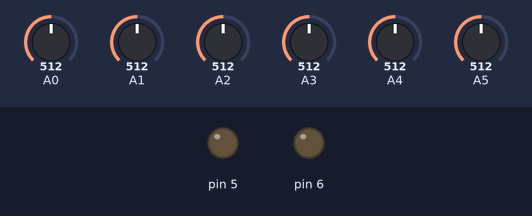
A sketch run on a simulated Arduino Uno, built for the host (arithmetic inside an expression is 32-bit, double 64-bit). On the bench: output pins drawn as LEDs (lit = HIGH). The test bench sets the inputs (shaded band); at power-on: A0 = 512, A3 = 512, A1 = 512, A2 = 512, A4 = 512, A5 = 512. What the sketch prints to the serial monitor is not drawn.

Above: at 0.1 s.
At 2.2 s:
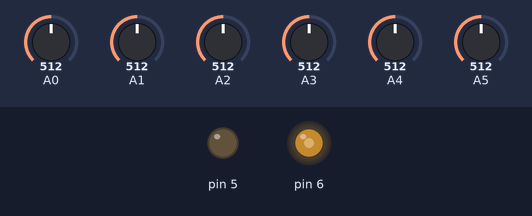
2.3 s: A0 set to 350
At 3.0 s:
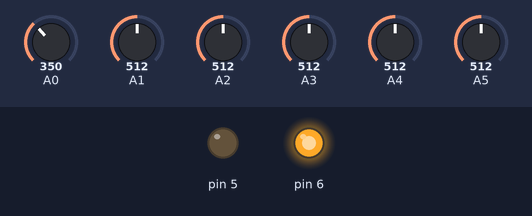
5.3 s: A3 set to 350
8.3 s: A0 set to 716
11.3 s: A3 set to 716
14.3 s: A3 set to 306
17.3 s: A0 set to 306
Timing chart, 0 to 67.8 s (numbered marks = the images above; inputs shaded):
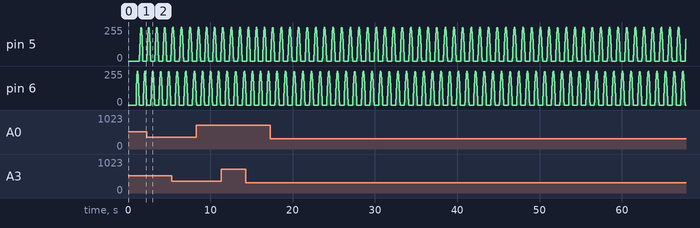

The sketch:

earthqauke3.ino
```cpp
#define ADC_ref 2.56
#define zero_x 1.569
#define zero_y 1.569
#define zero_z 1.569
#define sensitivity_x 0.3
#define sensitivity_y 0.3
#define sensitivity_z 0.3
unsigned int value_x;
unsigned int value_y;
unsigned int value_z;
unsigned int value_xupper;
unsigned int value_yupper;
unsigned int value_zupper;
unsigned int value_xb;
unsigned int value_yb;
unsigned int value_zb;
unsigned int value_xupperb;
unsigned int value_yupperb;
unsigned int value_zupperb;
float j;
float xv;
float yv;
float zv;
float xvupper;
float yvupper;
float zvupper;
float xvb;
float yvb;
float zvb;
float xvupperb;
float yvupperb;
float zvupperb;
float accbase;
float accbaseupper;

void readvalues()
{
  value_x = analogRead(0);
	value_y = analogRead(1);
	value_z = analogRead(2);
       value_xupper = analogRead(3);
	value_yupper = analogRead(4);
	value_zupper= analogRead(5);

xv=(value_x/1024.0*ADC_ref-zero_x)/sensitivity_x;
yv=(value_y/1024.0*ADC_ref-zero_y)/sensitivity_y;
zv=(value_z/1024.0*ADC_ref-zero_z)/sensitivity_z;

xvupper=(value_xupper/1024.0*ADC_ref-zero_x)/sensitivity_x;
yvupper=(value_yupper/1024.0*ADC_ref-zero_y)/sensitivity_y;
zvupper=(value_zupper/1024.0*ADC_ref-zero_z)/sensitivity_z;
accbase=xvb-xv;
accbaseupper=xvupperb-xvupper;
/*Serial.print ("xvb= ");
	Serial.print (xvb);
	Serial.print(" g ");
Serial.print ("xb= ");
	Serial.print (xv);
	Serial.print(" g ");
Serial.print ("x= ");*/
if(xv>xvb)
{accbase=accbase;

  }
  else if(xv<xvb)
  {accbase=-accbase;
  }
  if(xvupper>xvupperb)
{accbaseupper=accbaseupper;

  }
  else if(xv<xvb)
  {accbaseupper=-accbaseupper;
  }
//accbase=100*sin(sqrt(pow((xvb-xv),2)+pow((yvb-yv),2)+pow((zvb-zv),2)));
	//accbaseupper=100*sin(sqrt(pow((xvupperb-xvupper),2)+pow((yvupperb-yvupper),2)+pow((zvupperb-zvupper),2)));

	Serial.print(accbase);
		Serial.print("  ");
	Serial.println(accbaseupper);
	//Serial.print("\n");

/*Serial.print ("y= ");
	Serial.print (yvb-yv);
	Serial.print(" g ");
Serial.print("\t");
Serial.print ("z= ");
	Serial.print (zvb-zv);
	Serial.print(" g ");
	Serial.print("\n");

xvupper=(value_xupper/1024.0*ADC_ref-zero_x)/sensitivity_x;
yvupper=(value_yupper/1024.0*ADC_ref-zero_y)/sensitivity_y;
zvupper=(value_zupper/1024.0*ADC_ref-zero_z)/sensitivity_z;*/   ///ooooooooooooooooooooo
/*Serial.print ("xupper= ");
	Serial.print (xvupperb-xvupper);
	Serial.print(" g ");
	Serial.print("\t");
Serial.print ("yupper= ");
	Serial.print (yvupperb-yvupper);
	Serial.print(" g ");
Serial.print("\t");
Serial.print ("zupper= ");
	Serial.print (zvupperb-zvupper);
	Serial.print(" g ");
	Serial.print("\n");
*///llllllll
//accbase=sqrt(pow((xvb-xv),2)+pow((yvb-yv),2)+pow((zvb-zv),2));
//accbaseupper=sqrt(pow((xvupperb-xvupper),2)+pow((yvupperb-yvupper),2)+pow((zvupperb-zvupper),2));

}

void setup()   {
	analogReference(INTERNAL2V56);
	Serial.begin(9600);
pinMode(5, OUTPUT);
  pinMode(6, OUTPUT);

   value_xb = analogRead(0);
	value_yb = analogRead(1);
	value_zb = analogRead(2);
       value_xupperb = analogRead(3);
	value_yupperb = analogRead(4);
	value_zupperb= analogRead(5);
xvb=(value_xb/1024.0*ADC_ref-zero_x)/sensitivity_x;
xvupperb=(value_xupperb/1024.0*ADC_ref-zero_x)/sensitivity_x;
yvb=(value_yb/1024.0*ADC_ref-zero_y)/sensitivity_y;
yvupperb=(value_yupperb/1024.0*ADC_ref-zero_y)/sensitivity_y;
zvb=(value_zb/1024.0*ADC_ref-zero_z)/sensitivity_z;
zvupperb=(value_zupperb/1024.0*ADC_ref-zero_z)/sensitivity_z;
//accb=sqrt(pow((xvb-xv),2)+pow((yvb-yv),2)+pow((zvb-zv),2));

delay(1000);
}
void loop() {
   /*analogWrite(5, 255);  ////////////right motor at less speed so that bot moves right
    analogWrite(6,LOW);
     readvalues();
    delay(600);

   analogWrite(6, 255);  ////////////right motor at less speed so that bot moves right
    analogWrite(5,LOW);*/

     for (int i = 0; i <= 360; i=i+5) {

    j=255*sin(3.14*i/180);
    //Serial.println (j);
  // delay(3);

  if(j<0){
    analogWrite(5,-j);
    analogWrite(6,LOW);
    readvalues();
    }
    else if(j>0)
    {
    analogWrite(5,LOW);
    analogWrite(6,j);
    readvalues();
      }

     }
   //  delay(3);
  // put your main code here, to run repeatedly:

}
```
